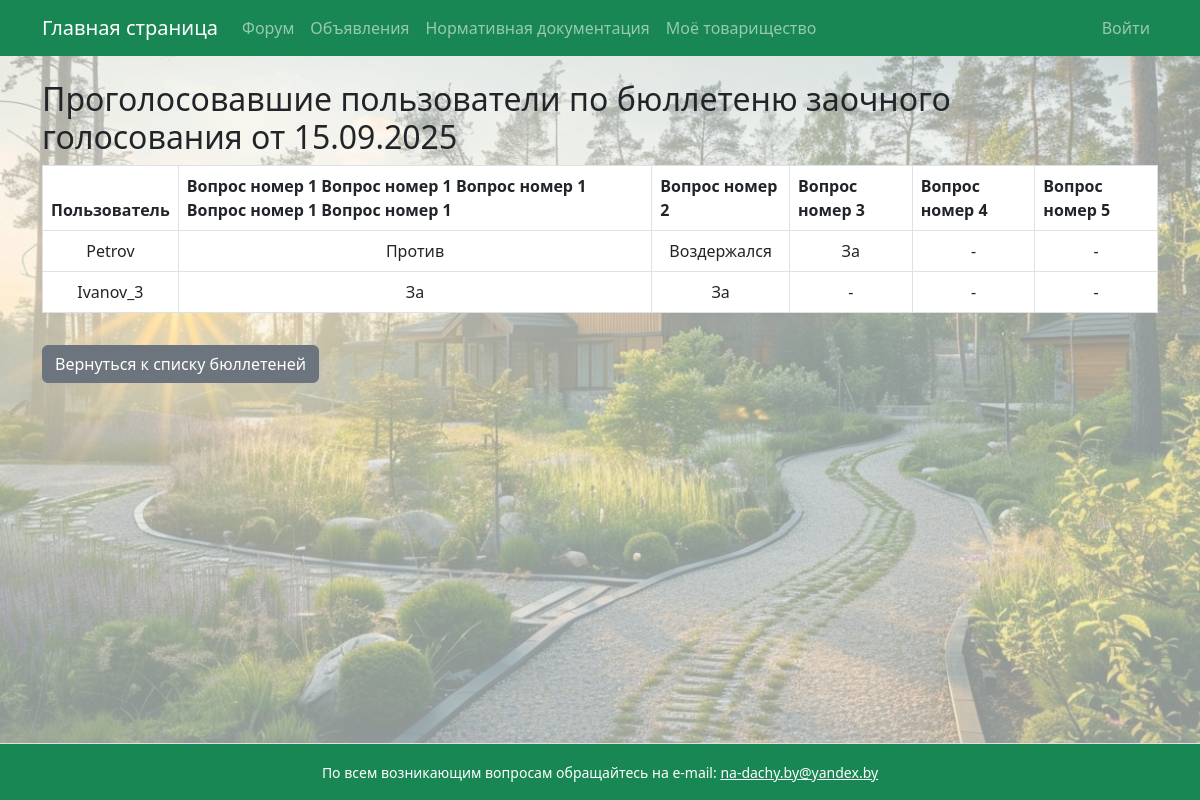
The app's page /ballot/7/voters/ with its own data.
### garden/models.py (models this page shows, shortened)
class Ballot(models.Model):
    community = models.ForeignKey(Community, on_delete=models.CASCADE)
    agenda = models.TextField("Повестка дня общего собрания")
    instructions = models.TextField("Порядок заполнения бюллетеня", blank=True, null=True)
    submission_place = models.CharField("Место представления заполненных бюллетеней", max_length=255, blank=True, null=True)
    start_date = models.DateTimeField(default=timezone.now)
    end_date = models.DateTimeField(default=timezone.now)
    counting_commission_date = models.DateField()
    documents = models.FileField(upload_to="ballot_docs/", blank=True, null=True)
    active = models.BooleanField(default=True)
    created_at = models.DateTimeField(auto_now_add=True)

class BallotQuestion(models.Model):
    ballot = models.ForeignKey(Ballot, on_delete=models.CASCADE, related_name='questions')
    text = models.TextField("Вопрос")
    decision_project = models.TextField("Проект решения")

### garden/views.py (the view)
# urls.py: path('ballot/<int:ballot_id>/voters/', views.ballot_voters, name='ballot_voters'),
def ballot_voters(request, ballot_id):
    ballot = get_object_or_404(Ballot, id=ballot_id)
    questions = ballot.questions.all()
    votes = BallotVote.objects.filter(question__in=questions).select_related('user', 'question')
    votes_by_user = {}
    for vote in votes:
        user = vote.user
        if user not in votes_by_user:
            votes_by_user[user] = {}
        votes_by_user[user][vote.question] = vote  # сохраняем сам объект
    return render(request, 'ballot_voters.html', {
        'ballot': ballot,
        'votes_by_user': votes_by_user,
    })

### garden/context_processors.py (called while the page is built)
def total_visits_processor(request):
    counter, created = PageVisit.objects.get_or_create(page_name='main_page')
    return {
        'total_visits': counter.visits
    }

def online_users_processor(request):
    now = timezone.now()
    active_threshold = now - timedelta(seconds=40)  # считаем активными за последние 40 секунд
    online_count = Profile.objects.filter(last_seen__gte=active_threshold).count()
    return {'online_users': online_count}

### garden/templatetags/my_filters.py (called while the page is built)
@register.filter
def get_item(dictionary, key):
    return dictionary.get(key)

### garden/templates/ballot_voters.html
{% extends 'base.html' %}
{% load my_filters %}
{% block content %}
<h2>Проголосовавшие пользователи по бюллетеню заочного голосования от {{ ballot.start_date|date:"d.m.Y" }}</h2>
<table class="table table-bordered">
  <thead>
    <tr>
      <th class="text-center">Пользователь</th>
      {% for question in ballot.questions.all %}
      <th>{{ question.text }}</th>
      {% endfor %}
    </tr>
  </thead>
  <tbody>
    {% for user, user_votes in votes_by_user.items %}
    <tr class="text-center">
      <td>{{ user.username }}</td>
      {% for question in ballot.questions.all %}
      <td>
        {% with vote=user_votes|get_item:question %}
          {% if vote %}
            {% if vote.choice == 'for' %}
              За
            {% elif vote.choice == 'against' %}
              Против
            {% elif vote.choice == 'abstained' %}
              Воздержался
            {% else %}
              -
            {% endif %}
          {% else %}
            -
          {% endif %}
        {% endwith %}
      </td>
      {% endfor %}
    </tr>
    {% empty %}
    <tr><td colspan="{{ ballot.questions.count|add:'1' }}">Нет голосов.</td></tr>
    {% endfor %}
  </tbody>
</table>
<a href="{% url 'ballot_list' %}" class="btn btn-secondary mt-3">Вернуться к списку бюллетеней</a>
{% endblock %}

### templates/base.html (style rules this page uses)
body, html { height: 100%; margin: 0; }

### records on screen
Ballot: start_date "15.09.2025"
BallotQuestion: text "Вопрос номер 1 Вопрос номер 1 Вопрос номер 1 Вопрос номер 1 Вопрос номер 1", shows "Против"
BallotQuestion: text "Вопрос номер 2", shows "Воздержался"
BallotQuestion: text "Вопрос номер 3", shows "За"
BallotQuestion: text "Вопрос номер 4"
BallotQuestion: text "Вопрос номер 5"

### other values on screen
{{ user.username }} "Petrov"
{{ user.username }} "Ivanov_3"
